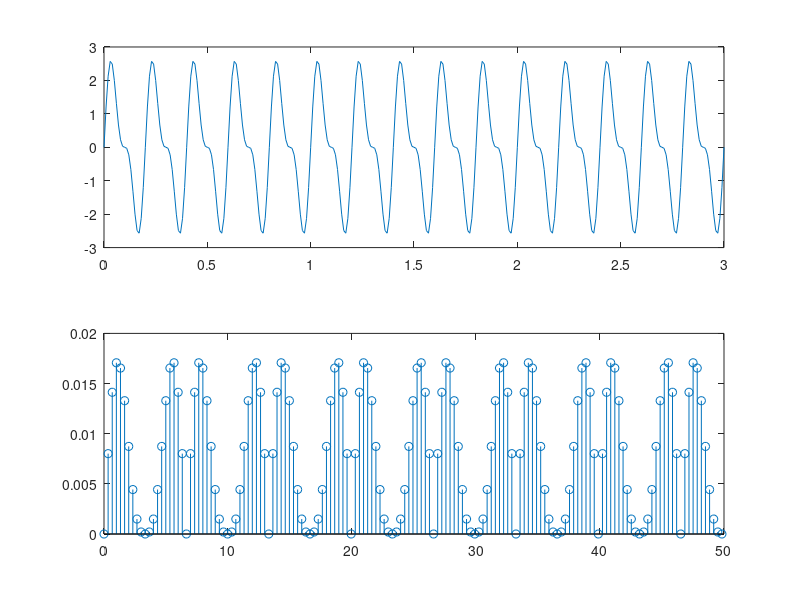

Reproduce this figure in MATLAB.
load ex1.mat
subplot(2,1,1);
plot(t,x);

te=0.01;

N=length(x);
fe=1/te;
Xabs=abs(x)/(N/2);
magX=Xabs(1,1:N/2+1);
f=[0:N/2]*fe/N;

subplot(2,1,2);
stem(f,magX);
